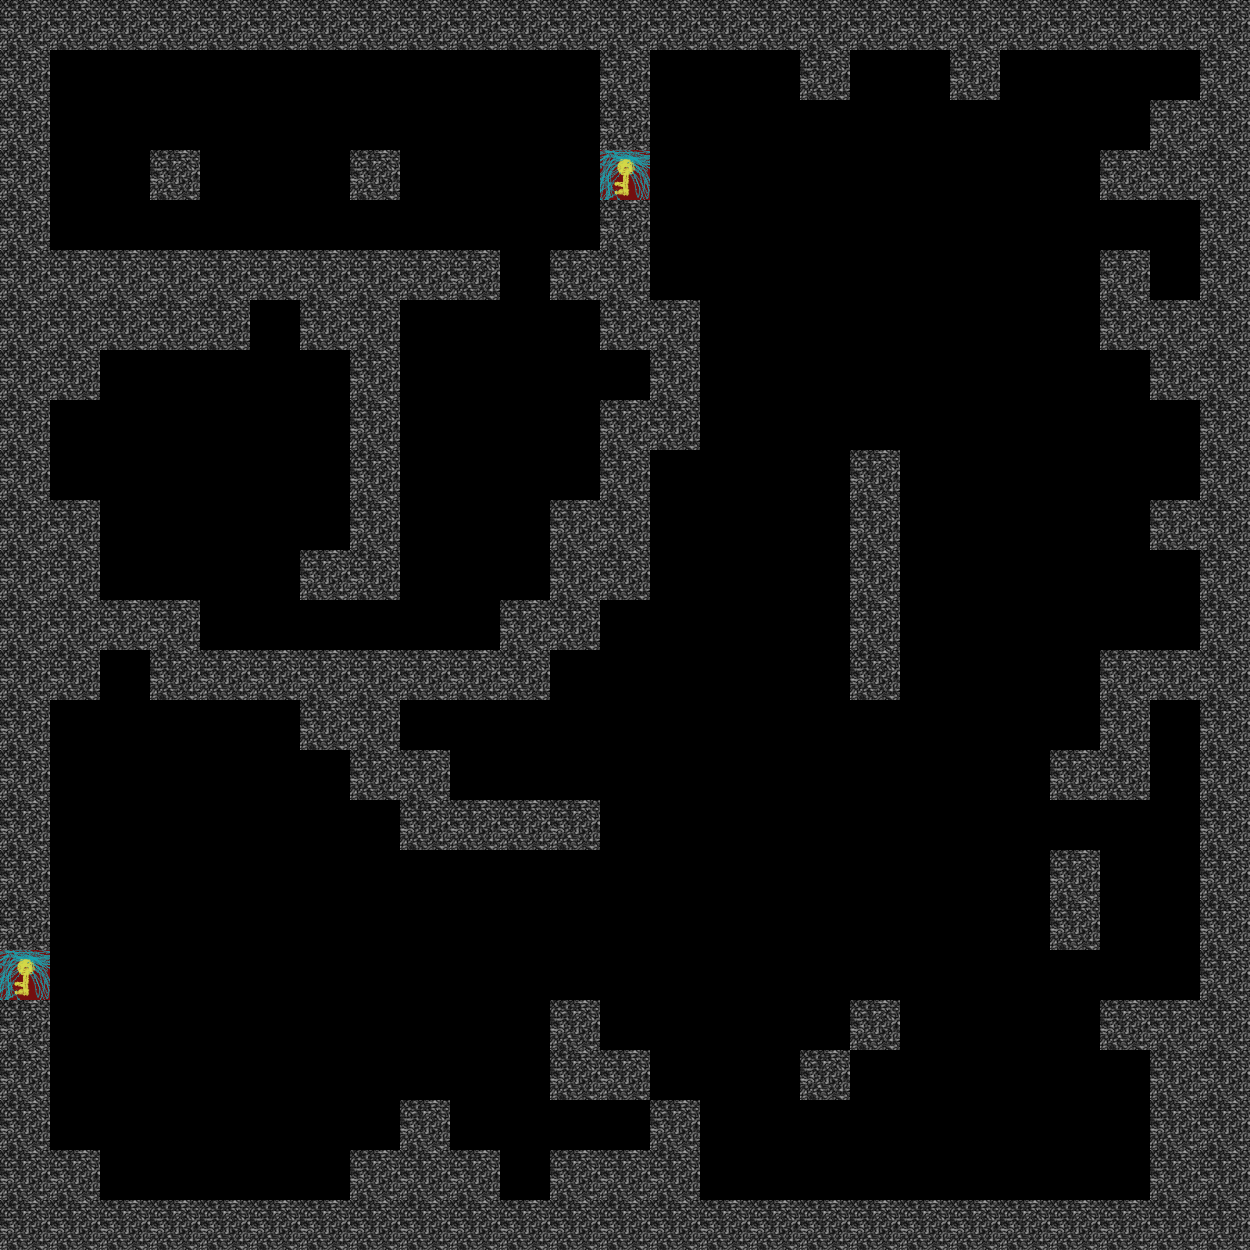

Below is a game level as drawn by its tile map, then a one-line description and the .tmx that defines it (tile-layer data replaced by summaries):
An orthogonal 25x25 tile map with 50x50 px tiles, 1 tile layer (Tile Layer 1), 3 tilesets.

<map version="1.0" orientation="orthogonal" width="25" height="25" tilewidth="50" tileheight="50">
 <tileset firstgid="1" name="wall1" tilewidth="50" tileheight="50">
  <image source="../img/wall1.png" width="50" height="50" />
  <tile id="0">
   <properties>
    <property name="blocked" value="true" />
   </properties>
  </tile>
 </tileset>
 <tileset firstgid="2" name="black" tilewidth="50" tileheight="50">
  <image source="../img/black.png" width="50" height="50" />
  <tile id="0">
   <properties>
    <property name="blocked" value="false" />
   </properties>
  </tile>
 </tileset>
 <tileset firstgid="3" name="door" tilewidth="50" tileheight="50">
  <image source="../img/door.png" width="50" height="50" />
  <tile id="0">
   <properties>
    <property name="blocked" value="false" />
    <property name="key" value="key1" />
    <property name="locked" value="true" />
   </properties>
  </tile>
 </tileset>
 <layer name="Tile Layer 1" width="25" height="25">
  <data>[625 cells, 625 non-empty, 3 distinct tile ids]</data>
 </layer>
</map>